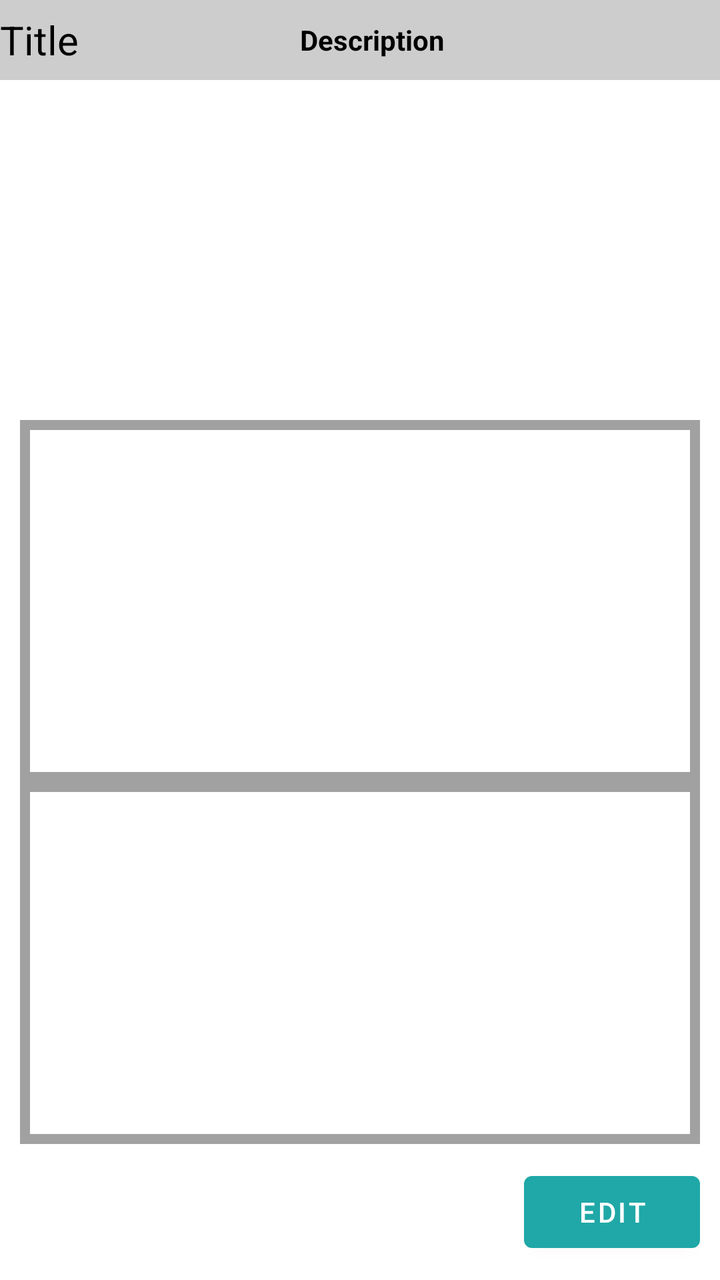
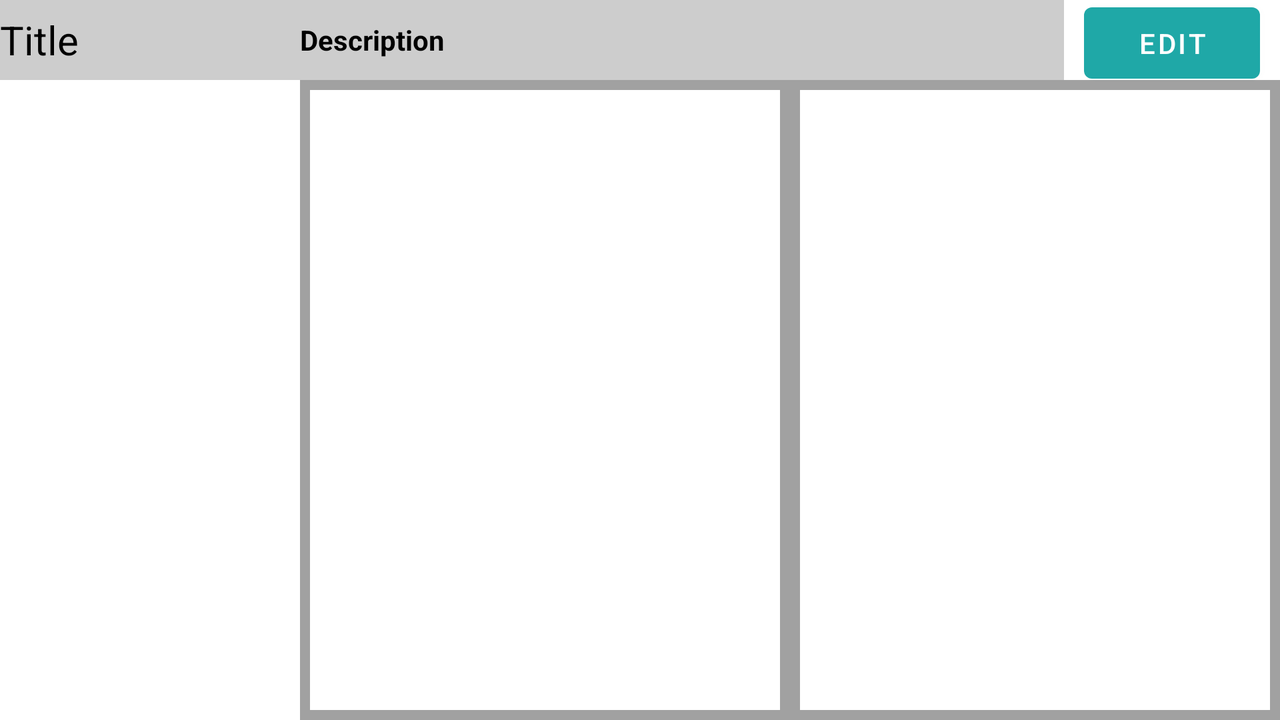

The same Android screen from two of the app's own layout files: first res/layout/ as a phone draws it, then the repository's variant for another configuration, drawn on a device whose configuration selects that folder. Both files follow.
<!-- AndroidManifest.xml: application theme Theme.ObxKotlin -->
<!-- res/layout/fragment_assess_item.xml -->
<?xml version="1.0" encoding="utf-8"?>
<androidx.constraintlayout.widget.ConstraintLayout xmlns:android="http://schemas.android.com/apk/res/android"
    xmlns:app="http://schemas.android.com/apk/res-auto"
    xmlns:tools="http://schemas.android.com/tools"
    android:layout_width="match_parent"
    android:layout_height="match_parent"
    tools:context=".ui.Page.FragmentItemViewAssess">

    <androidx.constraintlayout.widget.ConstraintLayout
        android:id="@+id/constraintLayout"
        android:layout_width="match_parent"
        android:layout_height="40dp"
        android:background="#CDCDCD"
        app:layout_constraintTop_toTopOf="parent"
        tools:layout_editor_absoluteX="1dp">

        <TextView
            android:id="@+id/titleReadItem"
            android:layout_width="150dp"
            android:layout_height="40dp"
            android:gravity="left|center_vertical"
            android:text="@string/hint_title"
            android:textColor="#000000"
            android:textSize="20sp"
            app:layout_constraintStart_toStartOf="parent"
            app:layout_constraintTop_toTopOf="parent" />

        <TextView
            android:id="@+id/DescriptionReadItem"
            android:layout_width="0dp"
            android:layout_height="40dp"
            android:gravity="left|center_vertical"
            android:text="@string/hint_description"
            android:textColor="#000000"
            android:textStyle="bold"
            app:layout_constraintEnd_toEndOf="parent"
            app:layout_constraintStart_toEndOf="@+id/titleReadItem"
            app:layout_constraintTop_toTopOf="parent" />

    </androidx.constraintlayout.widget.ConstraintLayout>

    <Button
        android:id="@+id/buttonEdit"
        android:layout_width="wrap_content"
        android:layout_height="wrap_content"
        android:layout_marginEnd="10dp"
        android:layout_marginRight="10dp"
        android:layout_marginBottom="10dp"
        android:text="@string/action_edit"
        app:layout_constraintBottom_toBottomOf="parent"
        app:layout_constraintEnd_toEndOf="parent" />

    <androidx.constraintlayout.widget.ConstraintLayout
        android:id="@+id/imageLayout"
        android:layout_width="0dp"
        android:layout_height="160dp"
        app:layout_constraintEnd_toEndOf="parent"
        app:layout_constraintStart_toStartOf="parent"
        app:layout_constraintTop_toBottomOf="@+id/constraintLayout">

        <ImageView
            android:id="@+id/imageView1"
            android:layout_width="wrap_content"
            android:layout_height="wrap_content"
            android:layout_marginStart="10dp"
            android:layout_marginLeft="10dp"
            app:layout_constraintBottom_toBottomOf="parent"
            app:layout_constraintStart_toStartOf="parent"
            app:layout_constraintTop_toTopOf="parent"
            tools:srcCompat="@tools:sample/avatars" />

        <ImageView
            android:id="@+id/imageView2"
            android:layout_width="wrap_content"
            android:layout_height="wrap_content"
            android:layout_marginEnd="10dp"
            android:layout_marginRight="10dp"
            app:layout_constraintBottom_toBottomOf="parent"
            app:layout_constraintEnd_toEndOf="parent"
            app:layout_constraintTop_toTopOf="parent"
            tools:srcCompat="@tools:sample/avatars" />

    </androidx.constraintlayout.widget.ConstraintLayout>

    <androidx.core.widget.NestedScrollView
        android:id="@+id/NestedScrollView1"
        android:layout_width="0dp"
        android:layout_height="0dp"
        android:layout_marginStart="10dp"
        android:layout_marginLeft="10dp"
        android:layout_marginTop="10dp"
        android:layout_marginEnd="10dp"
        android:layout_marginRight="10dp"
        android:background="#A1A1A1"
        android:fillViewport="true"
        android:padding="5dp"
        app:layout_constraintBottom_toTopOf="@+id/NestedScrollView2"
        app:layout_constraintEnd_toEndOf="parent"
        app:layout_constraintStart_toStartOf="parent"
        app:layout_constraintTop_toBottomOf="@+id/imageLayout">


        <androidx.recyclerview.widget.RecyclerView
            android:id="@+id/recyclerView1"
            android:layout_width="match_parent"
            android:layout_height="wrap_content"
            android:background="#FFFFFF"
            android:padding="5dp"
            app:layoutManager="androidx.recyclerview.widget.GridLayoutManager" />
    </androidx.core.widget.NestedScrollView>

    <androidx.core.widget.NestedScrollView
        android:id="@+id/NestedScrollView2"
        android:layout_width="0dp"
        android:layout_height="0dp"
        android:layout_marginStart="10dp"
        android:layout_marginLeft="10dp"
        android:layout_marginEnd="10dp"
        android:layout_marginRight="10dp"
        android:layout_marginBottom="10dp"
        android:background="#A1A1A1"
        android:fillViewport="true"
        android:padding="5dp"
        app:layout_constraintBottom_toTopOf="@+id/buttonEdit"
        app:layout_constraintEnd_toEndOf="parent"
        app:layout_constraintStart_toStartOf="parent"
        app:layout_constraintTop_toBottomOf="@+id/NestedScrollView1">


        <androidx.recyclerview.widget.RecyclerView
            android:id="@+id/recyclerView2"
            android:layout_width="match_parent"
            android:layout_height="wrap_content"
            android:background="#FFFFFF"
            android:padding="5dp"
            app:layoutManager="androidx.recyclerview.widget.GridLayoutManager" />
    </androidx.core.widget.NestedScrollView>


</androidx.constraintlayout.widget.ConstraintLayout>
<!-- resources referenced by this layout -->
<resources>
  <string name="action_edit">Edit</string>
  <string name="hint_description">Description</string>
  <string name="hint_title">Title</string>
  <style name="Theme.ObxKotlin" parent="Theme.MaterialComponents.DayNight.DarkActionBar">
          
          <item name="colorPrimary">@color/obx_green</item>
          <item name="colorPrimaryVariant">@color/obx_green_dark</item>
          <item name="colorOnPrimary">@color/white</item>
          
          <item name="colorSecondary">@color/obx_pink</item>
          <item name="colorSecondaryVariant">@color/obx_pink_dark</item>
          <item name="colorOnSecondary">@color/black</item>
          
          <item name="android:statusBarColor" tools:targetApi="l">?attr/colorPrimaryVariant</item>
          
      </style>
  <color name="obx_green">#FF1FA8A7</color>
  <color name="obx_green_dark">#FF007878</color>
  <color name="white">#FFFFFFFF</color>
  <color name="obx_pink">#FFE61955</color>
  <color name="obx_pink_dark">#FFAD002D</color>
  <color name="black">#FF000000</color>
</resources>
<!-- res/layout-land/fragment_assess_item.xml (the repository's variant of the layout above) -->
<!-- drawn on the phone turned sideways -->
<?xml version="1.0" encoding="utf-8"?>
<androidx.constraintlayout.widget.ConstraintLayout xmlns:android="http://schemas.android.com/apk/res/android"
    xmlns:app="http://schemas.android.com/apk/res-auto"
    xmlns:tools="http://schemas.android.com/tools"
    android:layout_width="match_parent"
    android:layout_height="match_parent"
    tools:context=".ui.Page.FragmentItemViewAssess">

    <androidx.constraintlayout.widget.ConstraintLayout
        android:id="@+id/constraintLayout"
        android:layout_width="0dp"
        android:layout_height="40dp"
        android:layout_marginEnd="10dp"
        android:layout_marginRight="10dp"
        android:background="#CDCDCD"
        app:layout_constraintEnd_toStartOf="@+id/buttonEdit"
        app:layout_constraintStart_toStartOf="parent"
        app:layout_constraintTop_toTopOf="parent">

        <TextView
            android:id="@+id/titleReadItem"
            android:layout_width="150dp"
            android:layout_height="40dp"
            android:gravity="left|center_vertical"
            android:text="@string/hint_title"
            android:textColor="#000000"
            android:textSize="20sp"
            app:layout_constraintStart_toStartOf="parent"
            app:layout_constraintTop_toTopOf="parent" />

        <TextView
            android:id="@+id/DescriptionReadItem"
            android:layout_width="0dp"
            android:layout_height="40dp"
            android:gravity="left|center_vertical"
            android:text="@string/hint_description"
            android:textColor="#000000"
            android:textStyle="bold"
            app:layout_constraintEnd_toEndOf="parent"
            app:layout_constraintStart_toEndOf="@+id/titleReadItem"
            app:layout_constraintTop_toTopOf="parent" />

    </androidx.constraintlayout.widget.ConstraintLayout>

    <Button
        android:id="@+id/buttonEdit"
        android:layout_width="wrap_content"
        android:layout_height="wrap_content"
        android:layout_marginTop="-3dp"
        android:layout_marginEnd="10dp"
        android:layout_marginRight="10dp"
        android:text="@string/action_edit"
        app:layout_constraintEnd_toEndOf="parent"
        app:layout_constraintTop_toTopOf="parent" />

    <androidx.constraintlayout.widget.ConstraintLayout
        android:id="@+id/imageLayout"
        android:layout_width="150dp"
        android:layout_height="0dp"
        app:layout_constraintBottom_toBottomOf="parent"
        app:layout_constraintStart_toStartOf="parent"
        app:layout_constraintTop_toBottomOf="@+id/constraintLayout">

        <ImageView
            android:id="@+id/imageView1"
            android:layout_width="0dp"
            android:layout_height="0dp"
            app:layout_constraintBottom_toTopOf="@+id/imageView2"
            app:layout_constraintEnd_toEndOf="parent"
            app:layout_constraintStart_toStartOf="parent"
            app:layout_constraintTop_toTopOf="parent"
            app:layout_constraintDimensionRatio="H,1:1"
            android:scaleType="centerCrop"
            tools:srcCompat="@tools:sample/avatars" />

        <ImageView
            android:id="@+id/imageView2"
            android:layout_width="0dp"
            android:layout_height="0dp"
            app:layout_constraintBottom_toBottomOf="parent"
            app:layout_constraintEnd_toEndOf="parent"
            app:layout_constraintStart_toStartOf="parent"
            app:layout_constraintTop_toBottomOf="@+id/imageView1"
            app:layout_constraintDimensionRatio="H,1:1"
            android:scaleType="centerCrop"
            tools:srcCompat="@tools:sample/avatars" />


    </androidx.constraintlayout.widget.ConstraintLayout>

    <androidx.core.widget.NestedScrollView
        android:id="@+id/NestedScrollView1"
        android:layout_width="0dp"
        android:layout_height="0dp"
        android:background="#A1A1A1"
        android:fillViewport="true"
        android:padding="5dp"
        app:layout_constraintBottom_toBottomOf="parent"
        app:layout_constraintEnd_toStartOf="@+id/NestedScrollView2"
        app:layout_constraintStart_toEndOf="@+id/imageLayout"
        app:layout_constraintTop_toBottomOf="@+id/constraintLayout">

        <androidx.recyclerview.widget.RecyclerView
            android:id="@+id/recyclerView1"
            android:layout_width="match_parent"
            android:layout_height="match_parent"
            android:background="#FFFFFF"
            android:padding="5dp"
            app:layoutManager="androidx.recyclerview.widget.GridLayoutManager" />
    </androidx.core.widget.NestedScrollView>

    <androidx.core.widget.NestedScrollView
        android:id="@+id/NestedScrollView2"
        android:layout_width="0dp"
        android:layout_height="0dp"
        android:background="#A1A1A1"
        android:fillViewport="true"
        android:padding="5dp"
        app:layout_constraintBottom_toBottomOf="parent"
        app:layout_constraintStart_toEndOf="@+id/NestedScrollView1"
        app:layout_constraintEnd_toEndOf="parent"
        app:layout_constraintTop_toBottomOf="@+id/constraintLayout">


        <androidx.recyclerview.widget.RecyclerView
            android:id="@+id/recyclerView2"
            android:layout_width="match_parent"
            android:layout_height="match_parent"
            android:background="#FFFFFF"
            android:padding="5dp"
            app:layoutManager="androidx.recyclerview.widget.GridLayoutManager" />
    </androidx.core.widget.NestedScrollView>


</androidx.constraintlayout.widget.ConstraintLayout>
